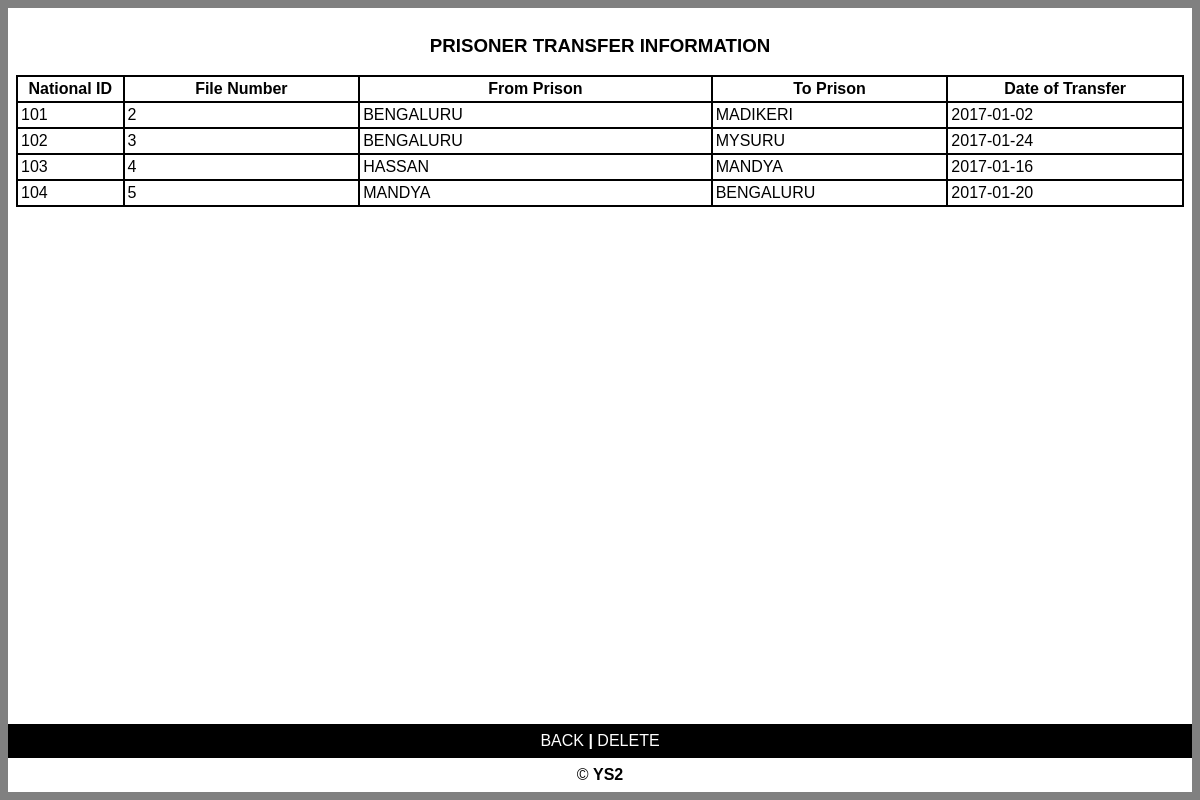
The page /viewtransfer.php on the database its author committed.
### tables this page shows
CREATE TABLE `transfer` (
  `National_id` int(16) NOT NULL,
  `File_num` varchar(16) NOT NULL,
  `From_prison` varchar(17) NOT NULL,
  `To_prison` varchar(18) NOT NULL,
  `Dateoftransfer` date NOT NULL
);

### viewtransfer.php (the view, shortened to what this page needs)
<html>
<head>
   <link rel="stylesheet" media="screen" href="login.css" >
</head>
<body>
	<table align='center' border='0' color='black' bgcolor='black' width='100%' height='100%' cellpadding='8' cellspacing='0' height='200'>
          <tr>
            <td bgcolor='white' valign='top'>
<?php
$db_name="prison";
$tbl_name="transfer";
$conn=mysqli_connect("localhost", "root","") or die(mysqli_error());
mysqli_select_db($conn,"$db_name")or die("cannot connect");
$sel= mysqli_query($conn,"select * from $tbl_name");
echo"<table align='center' width='100%' border='0' cellpadding='3' cellspacing='2' bgcolor='black'>
<caption><h3>PRISONER TRANSFER INFORMATION</h3></caption>
<tr bgcolor='white'>
<th width='3%'>National ID</th>
<th width='10%'>File Number</th>
<th width='15%'>From Prison</th>
<th width='10%'>To Prison</th>
<th width='10%'>Date of Transfer</th>
</tr>";
   while($row=mysqli_fetch_array ($sel))
{
echo "<tr bgcolor='white'>";
echo  "<td width='3%'>".$row ['National_id']."</td>";
echo  "<td width='10%'>".$row ['File_num']."</td>";
echo  "<td width='7%'>".$row ['From_prison']."</td>";
echo  "<td width='10%'>".$row ['To_prison']."</td>";
echo  "<td width='10%'>".$row ['Dateoftransfer']. "</td>";
echo "</tr>";
}
echo"</table>";
?>
<br/>
			</td>
          </tr>
          <tr>
			<td align="center" height='4%'><a href="adminpanel.php" target="_parent">BACK <b>|</b></a>
			<a href="deletetransfer.php" target="_parent">DELETE <b></b></a>
          </tr>
          <tr>
            <td colspan='3' align='center' bgcolor='white' height='1'>
					&copy; <strong>
                YS2</strong></td>
          </tr>
	</table>
</body>
</head>
</html>

### login.css (style rules this page uses)
body { font: 14px/21px "Lucida Sans", "Lucida Grande", "Lucida Sans Unicode", sans-serif;background:gray; }
a { color:#fff; text-decoration:none; }

### rows shown on the page
transfer: National_id "101", File_num "2", From_prison "BENGALURU", To_prison "MADIKERI", Dateoftransfer "2017-01-02"
transfer: National_id "102", File_num "3", From_prison "BENGALURU", To_prison "MYSURU", Dateoftransfer "2017-01-24"
transfer: National_id "103", File_num "4", From_prison "HASSAN", To_prison "MANDYA", Dateoftransfer "2017-01-16"
transfer: National_id "104", File_num "5", From_prison "MANDYA", To_prison "BENGALURU", Dateoftransfer "2017-01-20"
